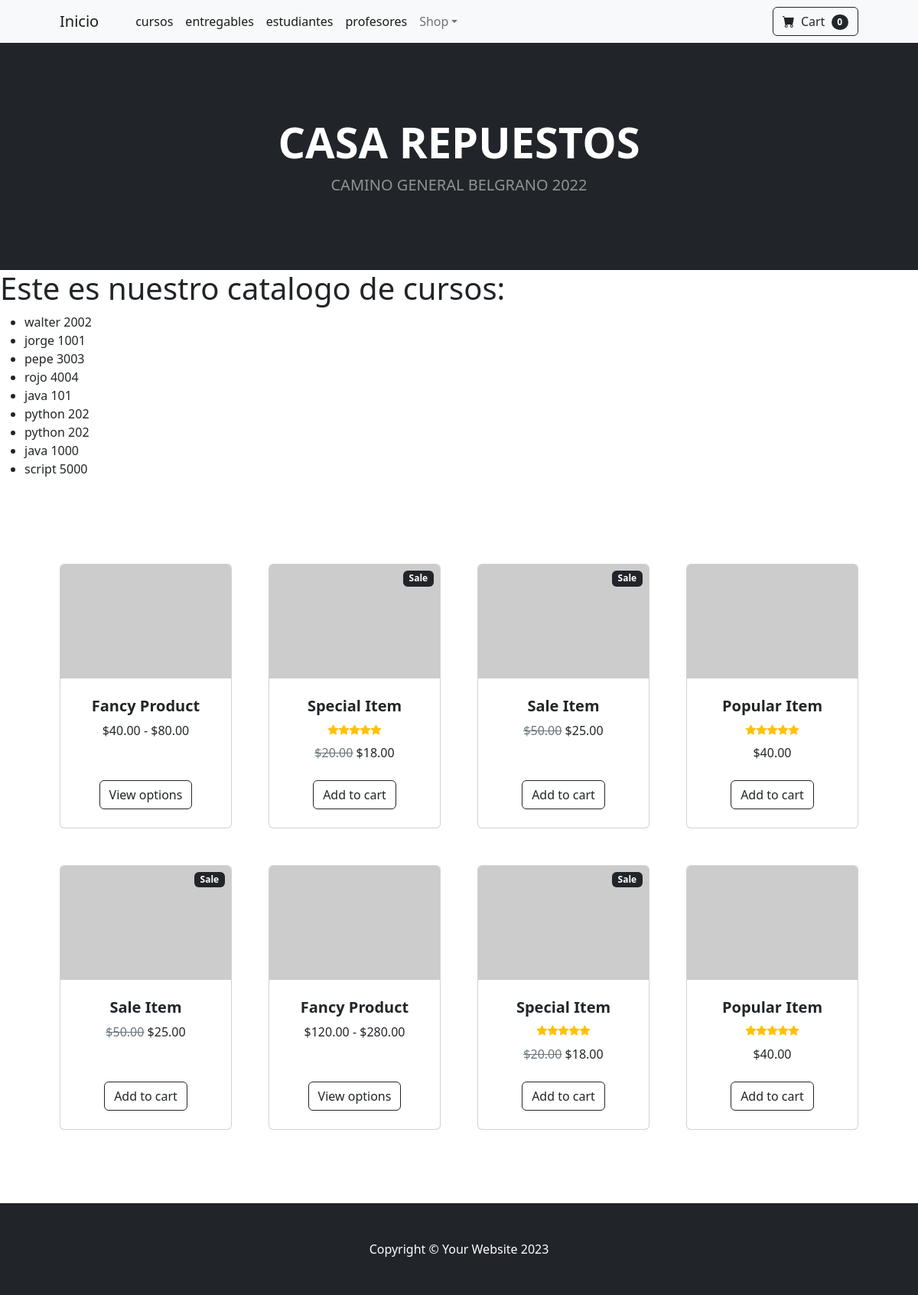
Screenshot of /app_coder/lista_curso/ with the database file from the repository.
### app_coder/models.py (models this page shows)
class curso(models.Model):
    nombre = models.CharField(max_length=20)
    camada = models.IntegerField()

### app_coder/views.py (the view)
# urls.py: path('lista_curso/', lista_cursos, name= 'lista_curso'),
def lista_cursos(req):
    lista = curso.objects.all()
    return render(req, 'lista_curso.html', {'lista_cursos': lista})

### aplicacion_coder/template/lista_curso.html
{% extends 'padre.html' %}
{% block contenido_que_cambia %}
<body>
  <h1> Este es nuestro catalogo de cursos:</h1>
   <ul>
    {% for curso in lista_cursos %}
        <li> {{curso.nombre}} {{curso.camada}}</li>
    {% endfor %}
   </ul>
{% endblock contenido_que_cambia %}

### rows the page displays
curso: nombre "walter", camada "2002"
curso: nombre "jorge", camada "1001"
curso: nombre "pepe", camada "3003"
curso: nombre "rojo", camada "4004"
curso: nombre "java", camada "101"
curso: nombre "python", camada "202"
curso: nombre "python", camada "202"
curso: nombre "java", camada "1000"
curso: nombre "script", camada "5000"
